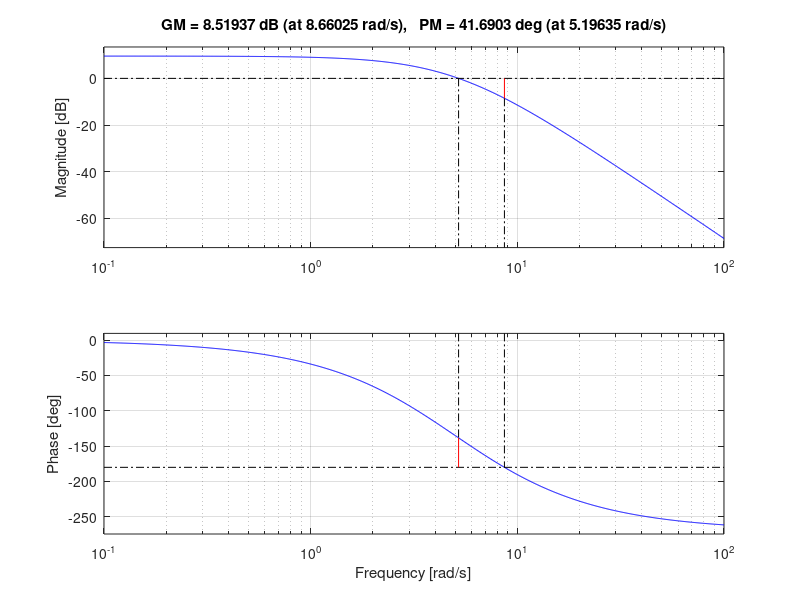

This figure's MATLAB source: (Note: this script raises an error after producing the figure.)
clear;close all;
s=zpk('s');

G=1/((0.2*s+1)^3)


%----Precisione Statica---%
%C_s deve essere di struttura semplice e G non presenta effetti integrali%
%e_p,infinity=1/1+kp<0.30 ove kp=costante di posizione%

%Il soddisfacimento della richiesta è possibile senza l'aggiunta di effetti
%integrali?%

C_s=3

L=series(C_s,G)


margin(L)

[Gm,phim,wpi,wc]=margin(L)

[modulo,argomento]=bode(L,wc)

%Vale Il Crierio Di bode,quindi il soddisfacimento della richiesta statica
%è possibile senza ulteriori aggiunte.


%----Precisione Dinamica---%
%Ipotizziamo che il sistema si approssimi come un sistema del II ordine in 
%media frequenza allora:

%Determiniamo il Delta_Cr in funzione della massima Sovraelongazione%
Delta_cr=smorz_S(0.2)
%Attenzione : Smorzamento e Massima sovraelongazione sono inversamente
%proporzionali%

%Il margine di fase è approssimabile al valore
MPhi_Cr=100*(Delta_cr)

%Ricorda: T_s=3/Delta*Pulsazione_Naturale
%è richiesta un T_s<=1
Wn_cr=3/Delta_cr*1

%il rapporto banda-passante,Pulsazione naturale -> Dipende da
%Delta(Smorzamento)

Wbw_cr=Wn_cr*wBwn(Delta_cr)

%La pulsazione di attraversamento è minore o uguale della banda passante
%Quindi imponiamo una pulsazione di attraversamento maggiore 8.68
Wc_new_cr=9 %(rad/s)

%Ricordiamo che il margine di fase deve essere maggiore di Mphi_Cr=45.59

%In corrispondenza della nuova pulsazione di attraversamento cosa
%otteniamo?%


[modulo_new,argomento_new]=bode(L,Wc_new_cr)

tiporete(L,Wc_new_cr,MPhi_Cr)

%Abbiamo bisogno di una rete anticipatrice, per riuscire, nell'intorno
%della pulsazione di attraversamento di progetto ,ad amplificare sul modulo
%e anticipare sulla fase


gamma=MPhi_Cr-(180-abs(argomento_new))+20;

[alpha,T_costante]=anticipo(Wc_new_cr,(1/modulo_new),gamma);

tau1=T_costante
tau2=alpha*T_costante


C_lead=(1+s*tau1)/(1+s*tau2)

%Inseriamo in Cascara C_lead%
C=series(C_s,C_lead)

%La nuova funzione d'anello sarà:%
L_new=series(C,G)

close all;
figure('Name','Comparazione Funzione di Anello Compensata/Non Compensata','NumberTitle','off');
    legend('show');
    hold on;
    margin(L)
    margin(L_new)
    hold off;

[gainL,phaseL]=bode(L_new,Wc_new_cr)

phimpotenziale=180-abs(phaseL)

%Siamo giunti a una rete che rispetta le specifiche%
%modulo pari ad 1 e margine di fase potenziale 65>45.59
%Obbiettivo raggiunto%

T=feedback(L_new,1)

figure('Name','Risposta al gradino del sistema retroazionato','NumberTitle','off');
    step(T)

parametri_risposta = stepinfo(T)

%Massima Sovraelongazione del 20.2% e tempo di assestamento pari a 0.67 sec

figure('Name','Mappa Poli/Zeri','NumberTitle','off');
    pzmap(T)








